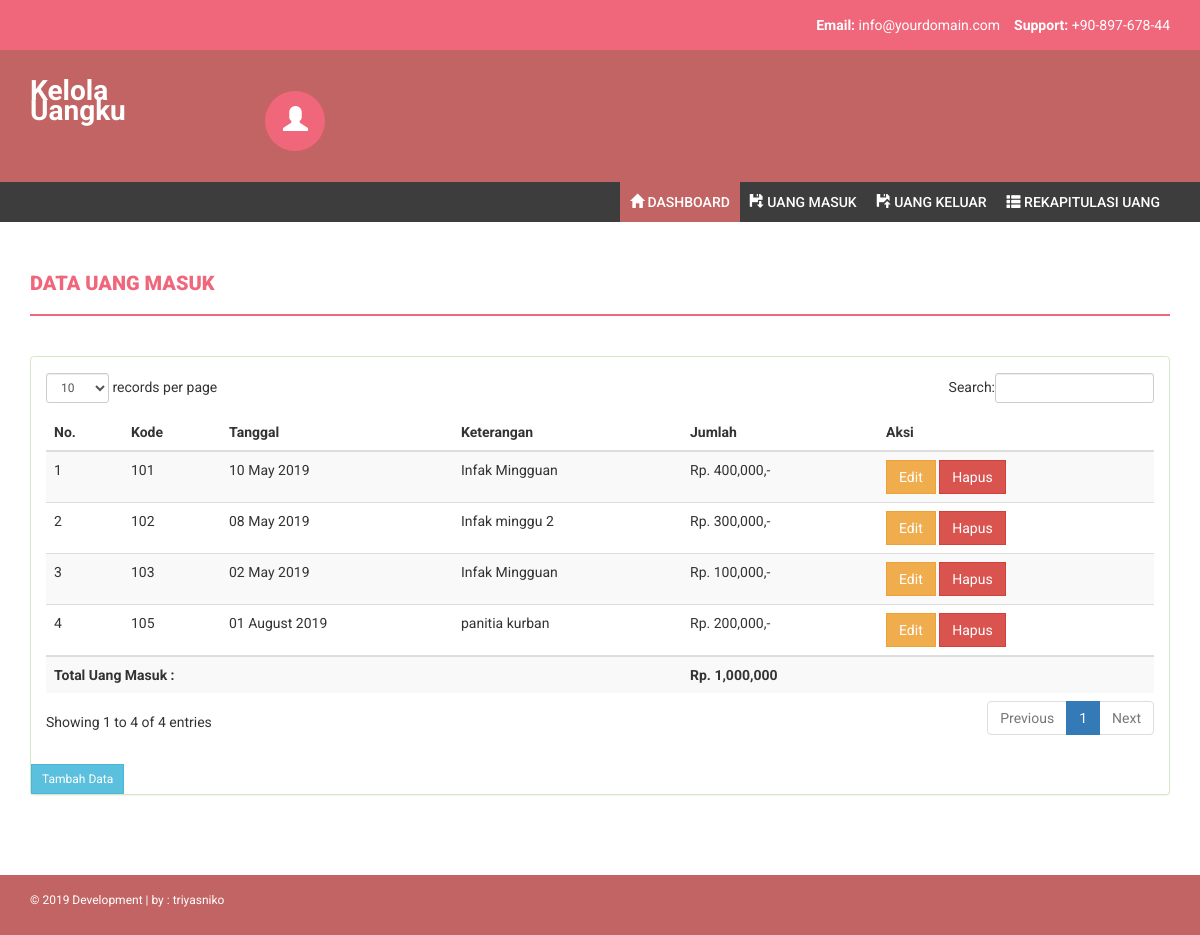
Screenshot of /?page=masuk with the database file from the repository.
### tables this page shows
CREATE TABLE `tb_transaksi` (
  `kode` int(11) NOT NULL,
  `keterangan` varchar(300) NOT NULL,
  `tgl` date NOT NULL,
  `jumlah` int(10) NOT NULL,
  `jenis` varchar(20) NOT NULL,
  `keluar` int(20) NOT NULL
);

### page/uang_masuk/masuk.php (the view, shortened to what this page needs)
<div class="row">
	<div class="col-md-12">
		<h4 class="page-head-line">Data Uang Masuk</h4>
		<div class="panel panel-success">
			<div class="panel-body">
				  <table class="table table-striped table-responsive" id="dataTable">
				    <thead>
				      <tr>
				      	<th>No.</th>
				        <th>Kode</th>
				        <th>Tanggal</th>
				        <th>Keterangan</th>
				        <th>Jumlah</th>
				        <th>Aksi</th>
				      </tr>
				    </thead>
				    <tbody>
				    <?php
				    	$total=0;
				    	$no=1;
				    	$sql=$koneksi->query("SELECT*FROM tb_transaksi WHERE jenis='masuk' ");
				    	while ($data=$sql->fetch_assoc()) {
				    ?>
				      <tr>
				        <td><?php echo $no++; ?></td>
				        <td><?php echo $data['kode']; ?></td>
				        <td><?php echo date('d F Y',strtotime($data['tgl'])); ?></td>
				        <td class="center"><?php echo $data['keterangan']; ?></td>
				        <td>Rp. <?php echo number_format($data['jumlah']).",-"; ?></td>
				        <td>
				        	<a id="edit_data" data-id="<?php echo $data['kode']; ?>" data-ket="<?php echo $data['keterangan']; ?>" data-tgl="<?php echo $data['tgl']; ?>" data-jml="<?php echo $data['jumlah']; ?>" data-toggle="modal" data-target="#edit" class="btn btn-warning">Edit</a>
				        	<a onclick="return confirm('Yakin mau dihapus?')" href="?page=masuk&aksi=hapus&id=<?php echo $data['kode']; ?>" class="btn btn-danger">Hapus</a>
				        </td>
				      </tr>
				    <?php
				    	$total=$total+$data['jumlah'];
				    	}
				    ?>
				    </tbody>
				    <tr>
				    	<th colspan="4">Total Uang Masuk : </th>
				    	<td colspan="2">
				    		<strong>Rp. <?php echo number_format($total); ?></strong>
				    	</td>
				    </tr>
				  </table>
			</div>
			<button type="button" class="btn btn-info btn-sm" data-toggle="modal" data-target="#myModal">Tambah Data</button>
		</div>
	</div>
</div>

### assets/css/style.css (style rules this page uses)
body { font-family: 'Roboto', sans-serif; line-height: 30px; }
.page-head-line { font-weight: 900; padding-bottom: 20px; border-bottom: 2px solid #F0677C; text-transform: uppercase; color: #F0677C; font-size: 20px; margin-bottom: 40px; }
.btn { border-radius: 0px; -webkit-border-radius: 0px; -moz-border-radius: 0px; }

### rows the page displays
tb_transaksi: kode "101", tgl "10 May 2019", keterangan "Infak Mingguan", jumlah "400,000"
tb_transaksi: kode "102", tgl "08 May 2019", keterangan "Infak minggu 2", jumlah "300,000"
tb_transaksi: kode "103", tgl "02 May 2019", keterangan "Infak Mingguan", jumlah "100,000"
tb_transaksi: kode "105", tgl "01 August 2019", keterangan "panitia kurban", jumlah "200,000"

### other values shown
$total "1,000,000"
